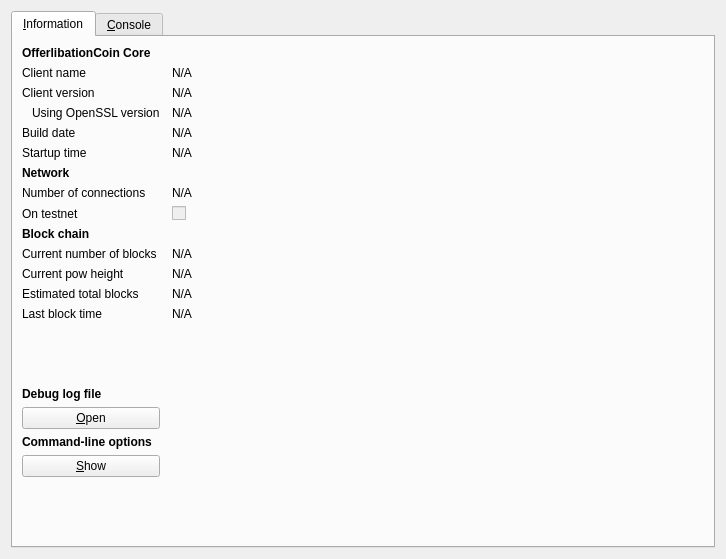
<?xml version="1.0" encoding="UTF-8"?>
<ui version="4.0">
 <class>RPCConsole</class>
 <widget class="QDialog" name="RPCConsole">
  <property name="geometry">
   <rect>
    <x>0</x>
    <y>0</y>
    <width>726</width>
    <height>559</height>
   </rect>
  </property>
  <property name="windowTitle">
   <string>OfferlibationCoin - Debug window</string>
  </property>
  <layout class="QHBoxLayout" name="horizontalLayout_2">
   <item>
    <widget class="QTabWidget" name="tabWidget">
     <property name="currentIndex">
      <number>0</number>
     </property>
     <widget class="QWidget" name="tab_info">
      <attribute name="title">
       <string>&amp;Information</string>
      </attribute>
      <layout class="QGridLayout" name="gridLayout" columnstretch="0,1">
       <property name="horizontalSpacing">
        <number>12</number>
       </property>
       <item row="8" column="0">
        <widget class="QLabel" name="label_8">
         <property name="text">
          <string>On testnet</string>
         </property>
        </widget>
       </item>
       <item row="12" column="0">
        <widget class="QLabel" name="label_4">
         <property name="text">
          <string>Estimated total blocks</string>
         </property>
        </widget>
       </item>
       <item row="10" column="0">
        <widget class="QLabel" name="label_3">
         <property name="text">
          <string>Current number of blocks</string>
         </property>
        </widget>
       </item>
       <item row="10" column="1">
        <widget class="QLabel" name="numberOfBlocks">
         <property name="cursor">
          <cursorShape>IBeamCursor</cursorShape>
         </property>
         <property name="text">
          <string>N/A</string>
         </property>
         <property name="textFormat">
          <enum>Qt::PlainText</enum>
         </property>
         <property name="textInteractionFlags">
          <set>Qt::LinksAccessibleByMouse|Qt::TextSelectableByKeyboard|Qt::TextSelectableByMouse</set>
         </property>
        </widget>
       </item>
       <item row="14" column="0">
        <spacer name="verticalSpacer_2">
         <property name="orientation">
          <enum>Qt::Vertical</enum>
         </property>
         <property name="sizeHint" stdset="0">
          <size>
           <width>20</width>
           <height>20</height>
          </size>
         </property>
        </spacer>
       </item>
       <item row="15" column="0">
        <widget class="QLabel" name="labelDebugLogfile">
         <property name="font">
          <font>
           <weight>75</weight>
           <bold>true</bold>
          </font>
         </property>
         <property name="text">
          <string>Debug log file</string>
         </property>
        </widget>
       </item>
       <item row="12" column="1">
        <widget class="QLabel" name="totalBlocks">
         <property name="cursor">
          <cursorShape>IBeamCursor</cursorShape>
         </property>
         <property name="text">
          <string>N/A</string>
         </property>
         <property name="textFormat">
          <enum>Qt::PlainText</enum>
         </property>
         <property name="textInteractionFlags">
          <set>Qt::LinksAccessibleByMouse|Qt::TextSelectableByKeyboard|Qt::TextSelectableByMouse</set>
         </property>
        </widget>
       </item>
       <item row="13" column="1">
        <widget class="QLabel" name="lastBlockTime">
         <property name="cursor">
          <cursorShape>IBeamCursor</cursorShape>
         </property>
         <property name="text">
          <string>N/A</string>
         </property>
         <property name="textFormat">
          <enum>Qt::PlainText</enum>
         </property>
         <property name="textInteractionFlags">
          <set>Qt::LinksAccessibleByMouse|Qt::TextSelectableByKeyboard|Qt::TextSelectableByMouse</set>
         </property>
        </widget>
       </item>
       <item row="13" column="0">
        <widget class="QLabel" name="label_2">
         <property name="text">
          <string>Last block time</string>
         </property>
        </widget>
       </item>
       <item row="17" column="0">
        <widget class="QLabel" name="labelCLOptions">
         <property name="font">
          <font>
           <weight>75</weight>
           <bold>true</bold>
          </font>
         </property>
         <property name="text">
          <string>Command-line options</string>
         </property>
        </widget>
       </item>
       <item row="16" column="0">
        <widget class="QPushButton" name="openDebugLogfileButton">
         <property name="toolTip">
          <string>Open the OfferlibationCoin debug log file from the current data directory. This can take a few seconds for large log files.</string>
         </property>
         <property name="text">
          <string>&amp;Open</string>
         </property>
         <property name="autoDefault">
          <bool>false</bool>
         </property>
        </widget>
       </item>
       <item row="18" column="0">
        <widget class="QPushButton" name="showCLOptionsButton">
         <property name="toolTip">
          <string>Show the OfferlibationCoin-Qt help message to get a list with possible OfferlibationCoin command-line options.</string>
         </property>
         <property name="text">
          <string>&amp;Show</string>
         </property>
         <property name="autoDefault">
          <bool>false</bool>
         </property>
        </widget>
       </item>
       <item row="19" column="0">
        <spacer name="verticalSpacer">
         <property name="orientation">
          <enum>Qt::Vertical</enum>
         </property>
         <property name="sizeHint" stdset="0">
          <size>
           <width>20</width>
           <height>40</height>
          </size>
         </property>
        </spacer>
       </item>
       <item row="0" column="0">
        <widget class="QLabel" name="label_9">
         <property name="font">
          <font>
           <weight>75</weight>
           <bold>true</bold>
          </font>
         </property>
         <property name="text">
          <string>OfferlibationCoin Core</string>
         </property>
        </widget>
       </item>
       <item row="1" column="0">
        <widget class="QLabel" name="label_5">
         <property name="text">
          <string>Client name</string>
         </property>
        </widget>
       </item>
       <item row="2" column="1">
        <widget class="QLabel" name="clientVersion">
         <property name="cursor">
          <cursorShape>IBeamCursor</cursorShape>
         </property>
         <property name="text">
          <string>N/A</string>
         </property>
         <property name="textFormat">
          <enum>Qt::PlainText</enum>
         </property>
         <property name="textInteractionFlags">
          <set>Qt::LinksAccessibleByMouse|Qt::TextSelectableByKeyboard|Qt::TextSelectableByMouse</set>
         </property>
        </widget>
       </item>
       <item row="3" column="0">
        <widget class="QLabel" name="label_14">
         <property name="text">
          <string>Using OpenSSL version</string>
         </property>
         <property name="indent">
          <number>10</number>
         </property>
        </widget>
       </item>
       <item row="1" column="1">
        <widget class="QLabel" name="clientName">
         <property name="cursor">
          <cursorShape>IBeamCursor</cursorShape>
         </property>
         <property name="text">
          <string>N/A</string>
         </property>
         <property name="textFormat">
          <enum>Qt::PlainText</enum>
         </property>
         <property name="textInteractionFlags">
          <set>Qt::LinksAccessibleByMouse|Qt::TextSelectableByKeyboard|Qt::TextSelectableByMouse</set>
         </property>
        </widget>
       </item>
       <item row="2" column="0">
        <widget class="QLabel" name="label_6">
         <property name="text">
          <string>Client version</string>
         </property>
        </widget>
       </item>
       <item row="4" column="1">
        <widget class="QLabel" name="buildDate">
         <property name="cursor">
          <cursorShape>IBeamCursor</cursorShape>
         </property>
         <property name="text">
          <string>N/A</string>
         </property>
         <property name="textFormat">
          <enum>Qt::PlainText</enum>
         </property>
         <property name="textInteractionFlags">
          <set>Qt::LinksAccessibleByMouse|Qt::TextSelectableByKeyboard|Qt::TextSelectableByMouse</set>
         </property>
        </widget>
       </item>
       <item row="5" column="0">
        <widget class="QLabel" name="label_13">
         <property name="text">
          <string>Startup time</string>
         </property>
        </widget>
       </item>
       <item row="3" column="1">
        <widget class="QLabel" name="openSSLVersion">
         <property name="cursor">
          <cursorShape>IBeamCursor</cursorShape>
         </property>
         <property name="text">
          <string>N/A</string>
         </property>
         <property name="textFormat">
          <enum>Qt::PlainText</enum>
         </property>
         <property name="textInteractionFlags">
          <set>Qt::LinksAccessibleByMouse|Qt::TextSelectableByKeyboard|Qt::TextSelectableByMouse</set>
         </property>
        </widget>
       </item>
       <item row="4" column="0">
        <widget class="QLabel" name="label_12">
         <property name="text">
          <string>Build date</string>
         </property>
        </widget>
       </item>
       <item row="8" column="1">
        <widget class="QCheckBox" name="isTestNet">
         <property name="enabled">
          <bool>false</bool>
         </property>
         <property name="text">
          <string/>
         </property>
        </widget>
       </item>
       <item row="5" column="1">
        <widget class="QLabel" name="startupTime">
         <property name="cursor">
          <cursorShape>IBeamCursor</cursorShape>
         </property>
         <property name="text">
          <string>N/A</string>
         </property>
         <property name="textFormat">
          <enum>Qt::PlainText</enum>
         </property>
         <property name="textInteractionFlags">
          <set>Qt::LinksAccessibleByMouse|Qt::TextSelectableByKeyboard|Qt::TextSelectableByMouse</set>
         </property>
        </widget>
       </item>
       <item row="7" column="0">
        <widget class="QLabel" name="label_7">
         <property name="text">
          <string>Number of connections</string>
         </property>
        </widget>
       </item>
       <item row="9" column="0">
        <widget class="QLabel" name="label_10">
         <property name="font">
          <font>
           <weight>75</weight>
           <bold>true</bold>
          </font>
         </property>
         <property name="text">
          <string>Block chain</string>
         </property>
        </widget>
       </item>
       <item row="7" column="1">
        <widget class="QLabel" name="numberOfConnections">
         <property name="cursor">
          <cursorShape>IBeamCursor</cursorShape>
         </property>
         <property name="text">
          <string>N/A</string>
         </property>
         <property name="textFormat">
          <enum>Qt::PlainText</enum>
         </property>
         <property name="textInteractionFlags">
          <set>Qt::LinksAccessibleByMouse|Qt::TextSelectableByKeyboard|Qt::TextSelectableByMouse</set>
         </property>
        </widget>
       </item>
       <item row="6" column="0">
        <widget class="QLabel" name="label_11">
         <property name="font">
          <font>
           <weight>75</weight>
           <bold>true</bold>
          </font>
         </property>
         <property name="text">
          <string>Network</string>
         </property>
        </widget>
       </item>
       <item row="11" column="0">
        <widget class="QLabel" name="label_15">
         <property name="text">
          <string>Current pow height</string>
         </property>
        </widget>
       </item>
       <item row="11" column="1">
        <widget class="QLabel" name="numberOfPow">
         <property name="cursor">
          <cursorShape>IBeamCursor</cursorShape>
         </property>
         <property name="text">
          <string>N/A</string>
         </property>
         <property name="textFormat">
          <enum>Qt::PlainText</enum>
         </property>
         <property name="textInteractionFlags">
          <set>Qt::LinksAccessibleByMouse|Qt::TextSelectableByKeyboard|Qt::TextSelectableByMouse</set>
         </property>
        </widget>
       </item>
      </layout>
     </widget>
     <widget class="QWidget" name="tab_console">
      <attribute name="title">
       <string>&amp;Console</string>
      </attribute>
      <layout class="QVBoxLayout" name="verticalLayout_3">
       <property name="spacing">
        <number>3</number>
       </property>
       <item>
        <widget class="QTextEdit" name="messagesWidget">
         <property name="minimumSize">
          <size>
           <width>0</width>
           <height>100</height>
          </size>
         </property>
         <property name="readOnly">
          <bool>true</bool>
         </property>
         <property name="tabKeyNavigation" stdset="0">
          <bool>false</bool>
         </property>
         <property name="columnCount" stdset="0">
          <number>2</number>
         </property>
        </widget>
       </item>
       <item>
        <layout class="QHBoxLayout" name="horizontalLayout">
         <property name="spacing">
          <number>3</number>
         </property>
         <item>
          <widget class="QLabel" name="label">
           <property name="text">
            <string notr="true">&gt;</string>
           </property>
          </widget>
         </item>
         <item>
          <widget class="QLineEdit" name="lineEdit"/>
         </item>
         <item>
          <widget class="QPushButton" name="clearButton">
           <property name="maximumSize">
            <size>
             <width>24</width>
             <height>24</height>
            </size>
           </property>
           <property name="toolTip">
            <string>Clear console</string>
           </property>
           <property name="text">
            <string/>
           </property>
           <property name="icon">
            <iconset resource="../bitcoin.qrc">
             <normaloff>:/icons/remove</normaloff>:/icons/remove</iconset>
           </property>
           <property name="shortcut">
            <string notr="true">Ctrl+L</string>
           </property>
           <property name="autoDefault">
            <bool>false</bool>
           </property>
          </widget>
         </item>
        </layout>
       </item>
      </layout>
     </widget>
    </widget>
   </item>
  </layout>
 </widget>
 <resources>
  <include location="../bitcoin.qrc"/>
 </resources>
 <connections/>
</ui>
